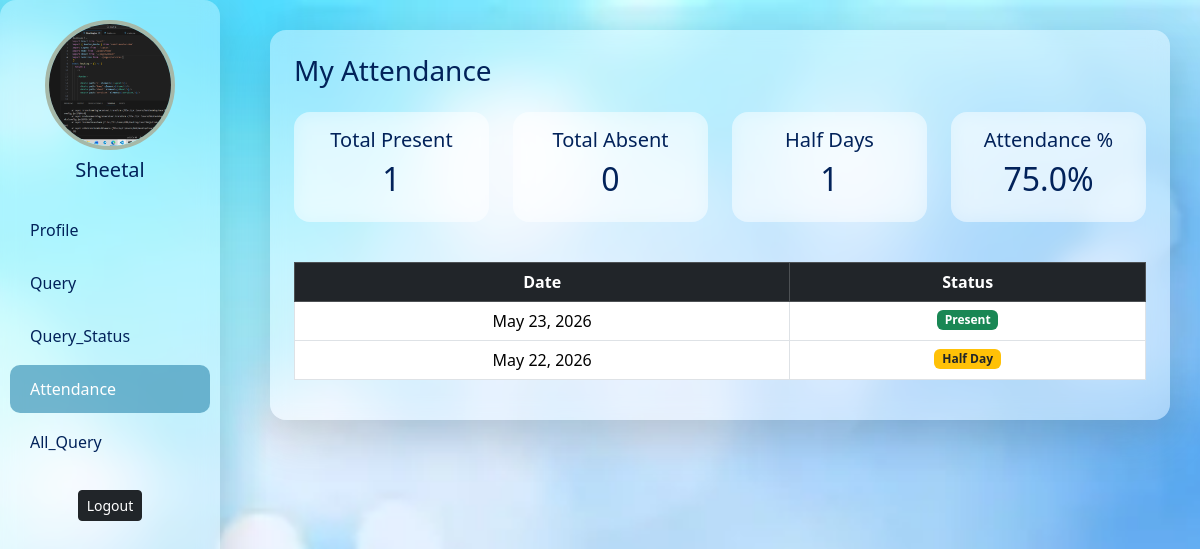
The page /my_attendance/ (signed in) on the database its author committed.
### app/models.py (models this page shows, shortened)
class AddEmployee(models.Model):
    name = models.CharField(
        max_length=100,
        validators=[MaxLengthValidator(10), MinLengthValidator(3)],
        error_messages={
            'min_length': 'Name must contain at least 3 characters.',
            'max_length': 'Name cannot exceed 20 characters.'
        }
    )
    email = models.EmailField(unique=True)
    contact = models.CharField(
        max_length=15,
        validators=[Emp_contact]
    )
    image = models.ImageField(
        upload_to='employee_images/',
        blank=True,
        null=True
    )
    password = models.CharField(max_length=128)
    department = models.CharField(max_length=50, null=True)
    d_code = models.CharField(max_length=20, null=True)
    d_des = models.CharField(max_length=50, null=True)
    joining_date = models.DateField(null=True, blank=True)
    salary = models.IntegerField(null=True, blank=True)

class Attendance(models.Model):
    STATUS_CHOICES = (
        ('Present', 'Present'),
        ('Absent', 'Absent'),
        ('Half Day', 'Half Day'),
    )
    employee = models.ForeignKey(AddEmployee, on_delete=models.CASCADE)
    date = models.DateField(default=date.today)
    status = models.CharField(max_length=20, choices=STATUS_CHOICES)
    check_in_time = models.TimeField(
    null=True,
    blank=True
)
    late_fine = models.IntegerField(default=0)
    final_salary = models.FloatField(default=0)
    class Meta:
        unique_together = ('employee', 'date')

### app/views.py (the view)
# urls.py: path('my_attendance/', my_attendance, name='my_attendance'),
def my_attendance(request):
    if 'user_id' not in request.session:
        return redirect('login')
    user_id = request.session.get('user_id')
    userdata = new.objects.get(id=user_id)
    attendance = Attendance.objects.filter(
        employee__email=userdata.email
    ).order_by('-date')
    total_present = attendance.filter(
        status='Present'
    ).count()
    total_absent = attendance.filter(
        status='Absent'
    ).count()
    total_half = attendance.filter(
        status='Half Day'
    ).count()
    total = attendance.count()
    percentage = 0
    if total > 0:
        percentage = (
            (total_present + (total_half * 0.5))
            / total
        ) * 100
    context = {
        'data': userdata,
        'my_attendance': True,
        'attendance': attendance,
        'total_present': total_present,
        'total_absent': total_absent,
        'total_half': total_half,
        'percentage': round(percentage, 2),
        'section': 'attendance'
    }
    return render(
        request,
        'userdashboard.html',
        context
    )

### app/templates/userdashboard.html (shortened to what this page needs)
{% block contant %}
<!DOCTYPE html>
<html lang="en">
<head>
    <link href="https://cdn.jsdelivr.net/npm/bootstrap@5.3.2/dist/css/bootstrap.min.css" rel="stylesheet">
</head>
<body>
    <div class="sidebar glass shadow-lg">
        <div class="text-center mb-4">
            {% if data.image %}
            <img src="{{ data.image.url }}" class="profile-img mb-2">
            {% else %}
            <div class="profile-img mb-2 d-block mx-auto" style="background-color:#ffff;"></div>
            {% endif %}
            <h5>{{ data.name }}</h5>
        </div>
        <a href="{% url 'profile' %}" class="{% if section == 'profile' %}active{% endif %}">
            Profile
        </a>
        <a href="{% url 'query' %}" class="{% if section == 'query' %}active{% endif %}">
            Query
        </a>
        <a href="{% url 'query_status' %}" class="{% if section == 'query_status' %}active{% endif %}">
            Query_Status
        </a>
        <a href="{% url 'my_attendance' %}"
   class="{% if section == 'attendance' %}active{% endif %}">
    Attendance
</a>
        <a href="{% url 'all_query' %}" class="{% if section == 'all-query' %}active{% endif %}">
            All_Query
        </a>
        <form method="post" action="{% url 'logout' %}" class="mt-4 text-center">
            <button class="btn btn-dark btn-sm">Logout</button>
        </form>
    </div>
    <div class="main-content">
{% if my_attendance %}
<div id="attendance" class="section">
    <div class="glass shadow-lg p-4">
        <h3 class="mb-4">
            My Attendance
        </h3>
        <div class="row text-center mb-4">
            <div class="col-md-3 mb-3">
                <div class="glass p-3">
                    <h5>Total Present</h5>
                    <h2>{{ total_present }}</h2>
                </div>
            </div>
            <div class="col-md-3 mb-3">
                <div class="glass p-3">
                    <h5>Total Absent</h5>
                    <h2>{{ total_absent }}</h2>
                </div>
            </div>
            <div class="col-md-3 mb-3">
                <div class="glass p-3">
                    <h5>Half Days</h5>
                    <h2>{{ total_half }}</h2>
                </div>
            </div>
            <div class="col-md-3 mb-3">
                <div class="glass p-3">
                    <h5>Attendance %</h5>
                    <h2>{{ percentage }}%</h2>
                </div>
            </div>
        </div>
        <table class="table table-bordered table-hover text-center">
            <thead class="table-dark">
                <tr>
                    <th>Date</th>
                    <th>Status</th>
                </tr>
            </thead>
            <tbody>
                {% for i in attendance %}
                <tr>
                    <td>{{ i.date }}</td>
                    <td>
                        {% if i.status == "Present" %}
                            <span class="badge bg-success">
                                Present
                            </span>
                        {% elif i.status == "Absent" %}
                            <span class="badge bg-danger">
                                Absent
                            </span>
                        {% else %}
                            <span class="badge bg-warning text-dark">
                                Half Day
                            </span>
                        {% endif %}
                    </td>
                </tr>
                {% empty %}
                <tr>
                    <td colspan="2">
                        No attendance found
                    </td>
                </tr>
                {% endfor %}
            </tbody>
        </table>
    </div>
</div>
{% endif %}
    </div>
</body>
</html>
{% endblock contant %}

### app/templates/userdashboard.html (style rules this page uses)
body { background: url('/static/images/new django.webp') no-repeat center center fixed; background-size: cover; }
.glass { background: rgba(255, 255, 255, 0.4); backdrop-filter: blur(10px); border-radius: 16px; color: #02225a; }
.sidebar { height: 100vh; position: fixed; width: 220px; padding-top: 20px; background: rgba(255, 255, 255, 0.3); backdrop-filter: blur(10px); }
.sidebar a { display: block; padding: 12px 20px; color: #02225a; text-decoration: none; font-weight: 500; border-radius: 10px; margin: 5px 10px; }
.sidebar a:hover, .sidebar a.active { background-color: rgba(66, 152, 185, 0.7); color: #fff; }
.main-content { margin-left: 240px; padding: 30px; }
.profile-img { width: 130px; height: 130px; border-radius: 50%; object-fit: cover; border: 4px solid #a6b8a8; }

### rows shown on the page
AddEmployee: image (picture), name "Sheetal"
Attendance: date "May 23, 2026", status "Present"
Attendance: date "May 22, 2026", status "Half Day"

### other values the page prints
{{ total_present }} "1"
{{ total_absent }} "0"
{{ total_half }} "1"
{{ percentage }} "75.0"
